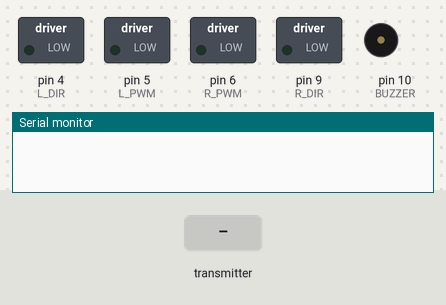
A sketch run on a simulated Arduino Uno, built with avr-gcc and run on an emulated ATmega328P. Parts: switched loads named in the sketch (green lamp = pin HIGH), buzzer (waves = sounding, pin HIGH), the last lines printed to the serial monitor. The test bench sets the inputs (shaded band). No radio packets arrive unless stated.

Above: at 1.2 s.
1.3 s: the transmitter starts sending accelerationX = 0
At 2.5 s:
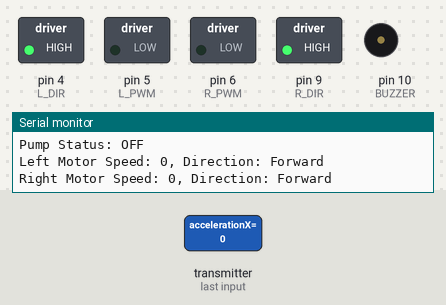
2.8 s: the transmitter starts sending accelerationY = 25
At 3.3 s:
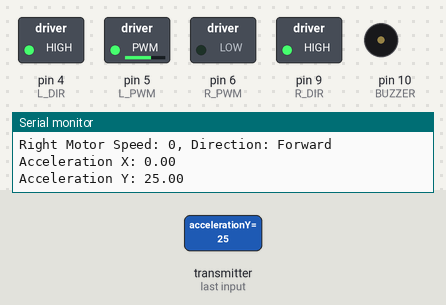
4.4 s: the transmitter starts sending accelerationX = 50
At 4.8 s:
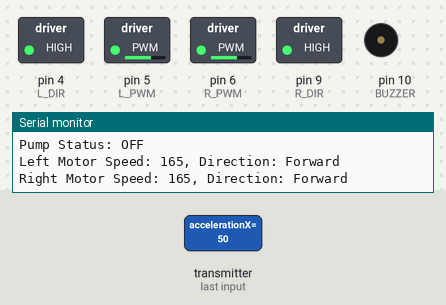
7.7 s: the transmitter starts sending accelerationY = 50
At 8.4 s:
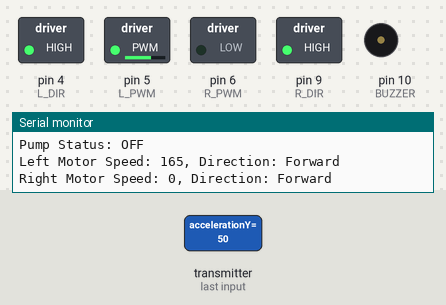
10.7 s: the transmitter starts sending accelerationX = 100
At 12.0 s:
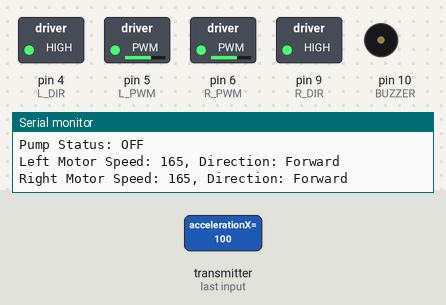
Timing chart, 0 to 13.7 s (numbered marks = the images above; inputs shaded):
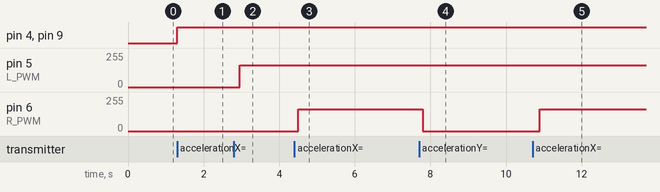

The sketch:

driver.ino
```cpp
//// Adding Libraries
#include <SPI.h>
#include <nRF24L01.h>
#include <RF24.h>

// Define pins
#define L_PWM 5
#define L_DIR 4
#define R_PWM 6
#define R_DIR 9
#define PWM_MAX 165 // Max available power for motors (max 255)
#define BUZZER 10

RF24 radio(8, 7); // CE, CSN pins
const byte address[6] = "00009";

struct Data {
  float accelerationX;
  float accelerationY;
  bool pump;
};

Data receivedData; // to store received data

void setup() {
  // Configuration of H-bridge motor driver pins
  pinMode(L_DIR, OUTPUT);
  pinMode(R_DIR, OUTPUT);
  pinMode(L_PWM, OUTPUT);
  pinMode(R_PWM, OUTPUT);

  // Additional pins setup
  pinMode(BUZZER, OUTPUT);
  digitalWrite(BUZZER, 0); // Turn off buzzer

  // Serial port and radio communication setup
  Serial.begin(9600);
  radio.begin();
  radio.openReadingPipe(1, address);
  radio.setPALevel(RF24_PA_MIN); // set power level to MIN (options: MIN, LOW, HIGH)
  radio.startListening();
}

void loop() {
  if (radio.available()) {
    radio.read(&receivedData, sizeof(receivedData)); // Read data into struct
    Serial.print("Acceleration X: ");
    Serial.println(receivedData.accelerationX);
    Serial.print("Acceleration Y: ");
    Serial.println(receivedData.accelerationY);
    Serial.print("Pump Status: ");
    Serial.println(receivedData.pump ? "ON" : "OFF");

    // Control motors based on acceleration values
    controlMotors(receivedData.accelerationX, receivedData.accelerationY);
  }
}

void controlMotors(float accelX, float accelY) {
  int baseSpeed = map(abs(accelX), 0, 1, 0, PWM_MAX); // Map X acceleration to base speed
  int differential = map(accelY, -1, 1, -PWM_MAX, PWM_MAX); // Map Y acceleration to differential speed

  int leftSpeed = constrain(baseSpeed + differential, 0, PWM_MAX);
  int rightSpeed = constrain(baseSpeed - differential, 0, PWM_MAX);

// Set motor directions based on the sign of accelerationX
int leftDirection = accelX >= 0 ? HIGH : LOW; // Forward when accelX is positive
int rightDirection = accelX >= 0 ? HIGH : LOW; // Forward when accelX is positive

// Apply the speed and direction to the motors
digitalWrite(L_DIR, leftDirection);
analogWrite(L_PWM, leftSpeed);

digitalWrite(R_DIR, rightDirection);
analogWrite(R_PWM, rightSpeed);

// Optionally log motor values for debugging
Serial.print("Left Motor Speed: ");
Serial.print(leftSpeed);
Serial.print(", Direction: ");
Serial.println(leftDirection ? "Forward" : "Backward");

Serial.print("Right Motor Speed: ");
Serial.print(rightSpeed);
Serial.print(", Direction: ");
Serial.println(rightDirection ? "Forward" : "Backward");
}

void leftMotor(int V, int dir) {
digitalWrite(L_DIR, dir);
analogWrite(L_PWM, map(abs(V), 0, 100, 0, PWM_MAX));
}

void rightMotor(int V, int dir) {
digitalWrite(R_DIR, dir);
analogWrite(R_PWM, map(abs(V), 0, 100, 0, PWM_MAX));
}

void stopMotors() {
analogWrite(L_PWM, 0);
analogWrite(R_PWM, 0);
}
```

Measured:
- after the input at 1.3 s, pin 4 (L_DIR), pin 9 (R_DIR): LOW → HIGH at once
- after the input at 2.8 s, pin 5 (L_PWM): 0/255 → 165/255 after 0.16 s
- after the input at 4.4 s, pin 6 (R_PWM): 0/255 → 165/255 after 0.10 s
- after the input at 7.7 s, pin 6 (R_PWM): 165/255 → 0/255 after 0.10 s
- after the input at 10.7 s, pin 6 (R_PWM): 0/255 → 165/255 after 0.20 s
